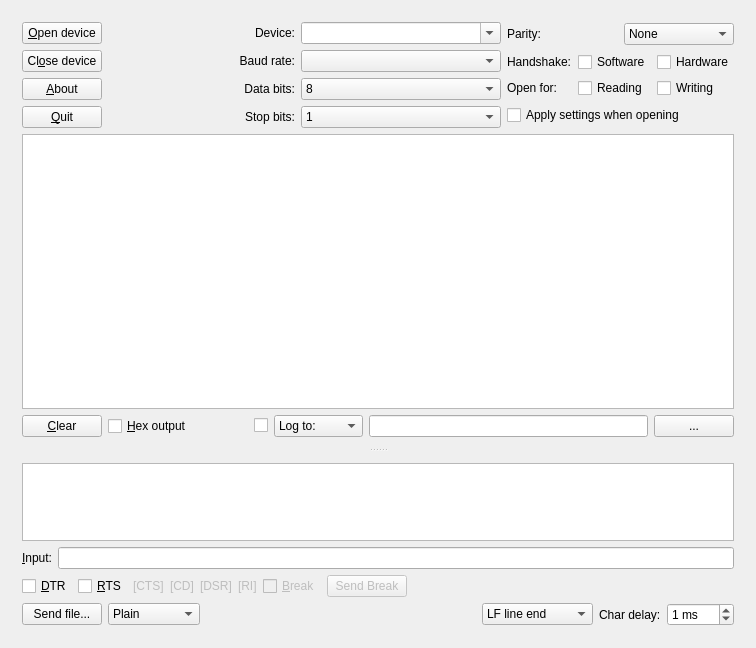
<?xml version="1.0" encoding="UTF-8"?>
<ui version="4.0">
 <class>CuteCommDlg</class>
 <widget class="QWidget" name="CuteCommDlg">
  <property name="geometry">
   <rect>
    <x>0</x>
    <y>0</y>
    <width>756</width>
    <height>648</height>
   </rect>
  </property>
  <property name="windowTitle">
   <string>CuteCom</string>
  </property>
  <layout class="QVBoxLayout">
   <item>
    <widget class="QSplitter" name="splitter2">
     <property name="orientation">
      <enum>Qt::Vertical</enum>
     </property>
     <widget class="QFrame" name="frame3">
      <property name="sizePolicy">
       <sizepolicy hsizetype="Preferred" vsizetype="Preferred">
        <horstretch>0</horstretch>
        <verstretch>2</verstretch>
       </sizepolicy>
      </property>
      <property name="frameShape">
       <enum>QFrame::NoFrame</enum>
      </property>
      <property name="frameShadow">
       <enum>QFrame::Plain</enum>
      </property>
      <layout class="QVBoxLayout">
       <item>
        <layout class="QHBoxLayout" name="horizontalLayout_2" stretch="0,1,2,1">
         <item>
          <layout class="QVBoxLayout" name="verticalLayout_2">
           <item>
            <widget class="QPushButton" name="m_connectPb">
             <property name="toolTip">
              <string/>
             </property>
             <property name="text">
              <string>&amp;Open device</string>
             </property>
             <property name="shortcut">
              <string>Alt+O</string>
             </property>
            </widget>
           </item>
           <item>
            <widget class="QPushButton" name="m_closePb">
             <property name="text">
              <string>Cl&amp;ose device</string>
             </property>
             <property name="shortcut">
              <string>Alt+O</string>
             </property>
            </widget>
           </item>
           <item>
            <widget class="QPushButton" name="m_aboutPb">
             <property name="text">
              <string>&amp;About</string>
             </property>
             <property name="shortcut">
              <string>Alt+A</string>
             </property>
            </widget>
           </item>
           <item>
            <widget class="QPushButton" name="m_quitPb">
             <property name="text">
              <string>&amp;Quit</string>
             </property>
             <property name="shortcut">
              <string>Alt+Q</string>
             </property>
            </widget>
           </item>
          </layout>
         </item>
         <item>
          <spacer name="horizontalSpacer_2">
           <property name="orientation">
            <enum>Qt::Horizontal</enum>
           </property>
           <property name="sizeHint" stdset="0">
            <size>
             <width>40</width>
             <height>20</height>
            </size>
           </property>
          </spacer>
         </item>
         <item>
          <layout class="QGridLayout" columnstretch="0,0,1">
           <item row="3" column="1">
            <widget class="QLabel" name="textLabel5">
             <property name="text">
              <string>Stop bits:</string>
             </property>
             <property name="alignment">
              <set>Qt::AlignRight|Qt::AlignTrailing|Qt::AlignVCenter</set>
             </property>
             <property name="wordWrap">
              <bool>false</bool>
             </property>
             <property name="buddy">
              <cstring>m_stopCb</cstring>
             </property>
            </widget>
           </item>
           <item row="2" column="1">
            <widget class="QLabel" name="textLabel3">
             <property name="text">
              <string>Data bits:</string>
             </property>
             <property name="alignment">
              <set>Qt::AlignRight|Qt::AlignTrailing|Qt::AlignVCenter</set>
             </property>
             <property name="wordWrap">
              <bool>false</bool>
             </property>
             <property name="buddy">
              <cstring>m_dataBitsCb</cstring>
             </property>
            </widget>
           </item>
           <item row="2" column="2">
            <widget class="QComboBox" name="m_dataBitsCb">
             <property name="currentIndex">
              <number>3</number>
             </property>
             <item>
              <property name="text">
               <string>5</string>
              </property>
             </item>
             <item>
              <property name="text">
               <string>6</string>
              </property>
             </item>
             <item>
              <property name="text">
               <string>7</string>
              </property>
             </item>
             <item>
              <property name="text">
               <string>8</string>
              </property>
             </item>
            </widget>
           </item>
           <item row="0" column="1">
            <widget class="QLabel" name="textLabel1">
             <property name="text">
              <string>Device:</string>
             </property>
             <property name="alignment">
              <set>Qt::AlignRight|Qt::AlignTrailing|Qt::AlignVCenter</set>
             </property>
             <property name="wordWrap">
              <bool>false</bool>
             </property>
             <property name="buddy">
              <cstring>m_deviceCb</cstring>
             </property>
            </widget>
           </item>
           <item row="3" column="2">
            <widget class="QComboBox" name="m_stopCb">
             <item>
              <property name="text">
               <string>1</string>
              </property>
             </item>
             <item>
              <property name="text">
               <string>2</string>
              </property>
             </item>
            </widget>
           </item>
           <item row="1" column="1">
            <widget class="QLabel" name="textLabel2">
             <property name="text">
              <string>Baud rate:</string>
             </property>
             <property name="alignment">
              <set>Qt::AlignRight|Qt::AlignTrailing|Qt::AlignVCenter</set>
             </property>
             <property name="wordWrap">
              <bool>false</bool>
             </property>
             <property name="buddy">
              <cstring>m_baudCb</cstring>
             </property>
            </widget>
           </item>
           <item row="0" column="2">
            <widget class="QComboBox" name="m_deviceCb">
             <property name="editable">
              <bool>true</bool>
             </property>
            </widget>
           </item>
           <item row="1" column="2">
            <widget class="QComboBox" name="m_baudCb">
             <property name="currentIndex">
              <number>-1</number>
             </property>
            </widget>
           </item>
          </layout>
         </item>
         <item>
          <layout class="QVBoxLayout">
           <item>
            <layout class="QHBoxLayout">
             <item>
              <widget class="QLabel" name="textLabel4">
               <property name="text">
                <string>Parity:</string>
               </property>
               <property name="wordWrap">
                <bool>false</bool>
               </property>
               <property name="buddy">
                <cstring>m_parityCb</cstring>
               </property>
              </widget>
             </item>
             <item>
              <widget class="QComboBox" name="m_parityCb">
               <item>
                <property name="text">
                 <string>None</string>
                </property>
               </item>
               <item>
                <property name="text">
                 <string>Odd</string>
                </property>
               </item>
               <item>
                <property name="text">
                 <string>Even</string>
                </property>
               </item>
               <item>
                <property name="text">
                 <string>Mark</string>
                </property>
               </item>
               <item>
                <property name="text">
                 <string>Space</string>
                </property>
               </item>
              </widget>
             </item>
            </layout>
           </item>
           <item>
            <layout class="QGridLayout">
             <item row="0" column="2">
              <widget class="QCheckBox" name="m_hardwareCb">
               <property name="toolTip">
                <string>Enable Hardware Handshake</string>
               </property>
               <property name="text">
                <string>Hardware</string>
               </property>
              </widget>
             </item>
             <item row="0" column="1">
              <widget class="QCheckBox" name="m_softwareCb">
               <property name="toolTip">
                <string>Enable Software Handshake (XON/XOFF)</string>
               </property>
               <property name="text">
                <string>Software</string>
               </property>
              </widget>
             </item>
             <item row="1" column="2">
              <widget class="QCheckBox" name="m_writeCb">
               <property name="toolTip">
                <string>Usually you want to use read and write</string>
               </property>
               <property name="text">
                <string>Writing</string>
               </property>
              </widget>
             </item>
             <item row="1" column="1">
              <widget class="QCheckBox" name="m_readCb">
               <property name="toolTip">
                <string>Usually you want to use read and write</string>
               </property>
               <property name="text">
                <string>Reading</string>
               </property>
              </widget>
             </item>
             <item row="1" column="0">
              <widget class="QLabel" name="textLabel1_3">
               <property name="text">
                <string>Open for:</string>
               </property>
               <property name="wordWrap">
                <bool>false</bool>
               </property>
              </widget>
             </item>
             <item row="0" column="0">
              <widget class="QLabel" name="textLabel2_2">
               <property name="text">
                <string>Handshake:</string>
               </property>
               <property name="wordWrap">
                <bool>false</bool>
               </property>
              </widget>
             </item>
            </layout>
           </item>
           <item>
            <widget class="QCheckBox" name="m_applyCb">
             <property name="text">
              <string>Apply settings when opening</string>
             </property>
            </widget>
           </item>
          </layout>
         </item>
        </layout>
       </item>
       <item>
        <widget class="QTextBrowser" name="m_outputView">
         <property name="font">
          <font>
           <family>Courier</family>
          </font>
         </property>
        </widget>
       </item>
       <item>
        <layout class="QHBoxLayout">
         <item>
          <widget class="QPushButton" name="m_clearOutputPb">
           <property name="toolTip">
            <string>Clear the output window</string>
           </property>
           <property name="text">
            <string>&amp;Clear</string>
           </property>
           <property name="shortcut">
            <string>Alt+C</string>
           </property>
          </widget>
         </item>
         <item>
          <widget class="QCheckBox" name="m_hexOutputCb">
           <property name="sizePolicy">
            <sizepolicy hsizetype="Minimum" vsizetype="Fixed">
             <horstretch>1</horstretch>
             <verstretch>0</verstretch>
            </sizepolicy>
           </property>
           <property name="toolTip">
            <string>Show the output in hexadecimal format</string>
           </property>
           <property name="text">
            <string>&amp;Hex output</string>
           </property>
           <property name="shortcut">
            <string>Alt+H</string>
           </property>
          </widget>
         </item>
         <item>
          <widget class="QCheckBox" name="m_enableLoggingCb">
           <property name="toolTip">
            <string>Enable logging the data to a file. Chose &quot;Append to&quot; to append instead overwrite to an existing file.</string>
           </property>
           <property name="text">
            <string/>
           </property>
          </widget>
         </item>
         <item>
          <widget class="QComboBox" name="m_logAppendCb">
           <property name="toolTip">
            <string>Enable logging the data to a file. Chose &quot;Append to&quot; to append instead overwrite to an existing file.</string>
           </property>
           <item>
            <property name="text">
             <string>Log to:</string>
            </property>
           </item>
           <item>
            <property name="text">
             <string>Append to:</string>
            </property>
           </item>
          </widget>
         </item>
         <item>
          <widget class="QLineEdit" name="m_logFileLe">
           <property name="sizePolicy">
            <sizepolicy hsizetype="Expanding" vsizetype="Fixed">
             <horstretch>2</horstretch>
             <verstretch>0</verstretch>
            </sizepolicy>
           </property>
           <property name="toolTip">
            <string>The logfile</string>
           </property>
          </widget>
         </item>
         <item>
          <widget class="QPushButton" name="m_logFileFileDialog">
           <property name="toolTip">
            <string>Open file dialog</string>
           </property>
           <property name="text">
            <string>...</string>
           </property>
          </widget>
         </item>
        </layout>
       </item>
      </layout>
     </widget>
     <widget class="QFrame" name="frame4">
      <property name="sizePolicy">
       <sizepolicy hsizetype="Preferred" vsizetype="Preferred">
        <horstretch>0</horstretch>
        <verstretch>1</verstretch>
       </sizepolicy>
      </property>
      <property name="frameShape">
       <enum>QFrame::NoFrame</enum>
      </property>
      <property name="frameShadow">
       <enum>QFrame::Plain</enum>
      </property>
      <layout class="QVBoxLayout">
       <item>
        <widget class="QListWidget" name="m_oldCmdsLb"/>
       </item>
       <item>
        <layout class="QHBoxLayout">
         <item>
          <widget class="QLabel" name="textLabel1_2">
           <property name="text">
            <string>&amp;Input:</string>
           </property>
           <property name="wordWrap">
            <bool>false</bool>
           </property>
           <property name="buddy">
            <cstring>m_cmdLe</cstring>
           </property>
          </widget>
         </item>
         <item>
          <widget class="QLineEdit" name="m_cmdLe">
           <property name="toolTip">
            <string>Enter commands here, Ctrl+C, Ctrl+S, Ctrl+Q also work</string>
           </property>
          </widget>
         </item>
        </layout>
       </item>
       <item>
        <layout class="QHBoxLayout" name="horizontalLayout">
         <item>
          <widget class="QCheckBox" name="m_dtrCb">
           <property name="text">
            <string>&amp;DTR</string>
           </property>
          </widget>
         </item>
         <item>
          <widget class="QCheckBox" name="m_rtsCb">
           <property name="text">
            <string>&amp;RTS</string>
           </property>
          </widget>
         </item>
         <item>
          <widget class="QLabel" name="ctsTl">
           <property name="enabled">
            <bool>false</bool>
           </property>
           <property name="text">
            <string>[CTS]</string>
           </property>
          </widget>
         </item>
         <item>
          <widget class="QLabel" name="cdTl">
           <property name="enabled">
            <bool>false</bool>
           </property>
           <property name="text">
            <string>[CD]</string>
           </property>
          </widget>
         </item>
         <item>
          <widget class="QLabel" name="dsrTl">
           <property name="enabled">
            <bool>false</bool>
           </property>
           <property name="text">
            <string>[DSR]</string>
           </property>
          </widget>
         </item>
         <item>
          <widget class="QLabel" name="riTl">
           <property name="enabled">
            <bool>false</bool>
           </property>
           <property name="text">
            <string>[RI]</string>
           </property>
          </widget>
         </item>
         <item>
          <widget class="QCheckBox" name="m_breakCb">
           <property name="enabled">
            <bool>false</bool>
           </property>
           <property name="text">
            <string>&amp;Break</string>
           </property>
          </widget>
         </item>
         <item>
          <widget class="QPushButton" name="m_sendBreakPb">
           <property name="enabled">
            <bool>false</bool>
           </property>
           <property name="text">
            <string>Send Break</string>
           </property>
          </widget>
         </item>
         <item>
          <spacer name="horizontalSpacer">
           <property name="orientation">
            <enum>Qt::Horizontal</enum>
           </property>
           <property name="sizeHint" stdset="0">
            <size>
             <width>40</width>
             <height>20</height>
            </size>
           </property>
          </spacer>
         </item>
        </layout>
       </item>
       <item>
        <layout class="QHBoxLayout">
         <item>
          <widget class="QPushButton" name="m_sendPb">
           <property name="toolTip">
            <string>Select a file to be sent using the specified protocol</string>
           </property>
           <property name="text">
            <string>Send file...</string>
           </property>
           <property name="autoDefault">
            <bool>false</bool>
           </property>
          </widget>
         </item>
         <item>
          <widget class="QComboBox" name="m_protoPb">
           <property name="toolTip">
            <string>Select the transfer protocol</string>
           </property>
           <item>
            <property name="text">
             <string>Plain</string>
            </property>
           </item>
           <item>
            <property name="text">
             <string>XModem</string>
            </property>
           </item>
           <item>
            <property name="text">
             <string>ZModem</string>
            </property>
           </item>
           <item>
            <property name="text">
             <string>YModem</string>
            </property>
           </item>
           <item>
            <property name="text">
             <string>1kXModem</string>
            </property>
           </item>
           <item>
            <property name="text">
             <string>Script</string>
            </property>
           </item>
          </widget>
         </item>
         <item>
          <spacer>
           <property name="orientation">
            <enum>Qt::Horizontal</enum>
           </property>
           <property name="sizeType">
            <enum>QSizePolicy::Expanding</enum>
           </property>
           <property name="sizeHint" stdset="0">
            <size>
             <width>40</width>
             <height>20</height>
            </size>
           </property>
          </spacer>
         </item>
         <item>
          <widget class="QComboBox" name="m_inputModeCb">
           <property name="toolTip">
            <string>Select the line end termination</string>
           </property>
           <item>
            <property name="text">
             <string>LF line end</string>
            </property>
           </item>
           <item>
            <property name="text">
             <string>CR line end</string>
            </property>
           </item>
           <item>
            <property name="text">
             <string>CR,LF line end</string>
            </property>
           </item>
           <item>
            <property name="text">
             <string>No line end</string>
            </property>
           </item>
           <item>
            <property name="text">
             <string>Hex input</string>
            </property>
           </item>
          </widget>
         </item>
         <item>
          <widget class="QLabel" name="textLabel1_4">
           <property name="text">
            <string>Char delay:</string>
           </property>
           <property name="wordWrap">
            <bool>false</bool>
           </property>
          </widget>
         </item>
         <item>
          <widget class="QSpinBox" name="m_charDelaySb">
           <property name="toolTip">
            <string>Delay between single characters</string>
           </property>
           <property name="suffix">
            <string> ms</string>
           </property>
           <property name="maximum">
            <number>250</number>
           </property>
           <property name="value">
            <number>1</number>
           </property>
          </widget>
         </item>
        </layout>
       </item>
      </layout>
     </widget>
    </widget>
   </item>
  </layout>
 </widget>
 <layoutdefault spacing="6" margin="11"/>
 <pixmapfunction>qPixmapFromMimeSource</pixmapfunction>
 <tabstops>
  <tabstop>m_deviceCb</tabstop>
  <tabstop>m_baudCb</tabstop>
  <tabstop>m_dataBitsCb</tabstop>
  <tabstop>m_stopCb</tabstop>
  <tabstop>m_parityCb</tabstop>
  <tabstop>m_softwareCb</tabstop>
  <tabstop>m_hardwareCb</tabstop>
  <tabstop>m_readCb</tabstop>
  <tabstop>m_writeCb</tabstop>
  <tabstop>m_applyCb</tabstop>
  <tabstop>m_outputView</tabstop>
  <tabstop>m_clearOutputPb</tabstop>
  <tabstop>m_hexOutputCb</tabstop>
  <tabstop>m_enableLoggingCb</tabstop>
  <tabstop>m_logAppendCb</tabstop>
  <tabstop>m_logFileLe</tabstop>
  <tabstop>m_logFileFileDialog</tabstop>
  <tabstop>m_cmdLe</tabstop>
  <tabstop>m_sendPb</tabstop>
  <tabstop>m_protoPb</tabstop>
  <tabstop>m_inputModeCb</tabstop>
  <tabstop>m_charDelaySb</tabstop>
  <tabstop>m_oldCmdsLb</tabstop>
 </tabstops>
 <resources/>
 <connections/>
</ui>
